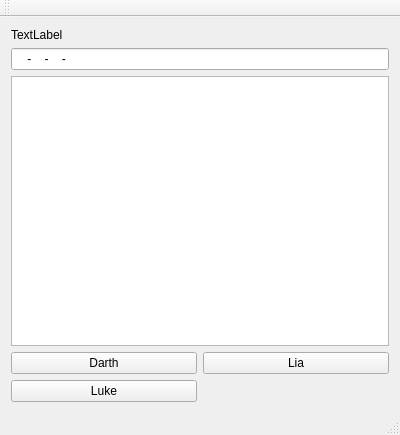
<?xml version="1.0" encoding="UTF-8"?>
<ui version="4.0">
 <class>MainWindow</class>
 <widget class="QMainWindow" name="MainWindow">
  <property name="geometry">
   <rect>
    <x>0</x>
    <y>0</y>
    <width>400</width>
    <height>435</height>
   </rect>
  </property>
  <property name="windowTitle">
   <string>MainWindow</string>
  </property>
  <widget class="QWidget" name="centralWidget">
   <layout class="QGridLayout" name="gridLayout">
    <item row="0" column="0" colspan="2">
     <widget class="QLabel" name="label">
      <property name="text">
       <string>TextLabel</string>
      </property>
     </widget>
    </item>
    <item row="1" column="0" colspan="2">
     <widget class="QLineEdit" name="lineEdit">
      <property name="inputMask">
       <string>0000-0000-0000-0000; </string>
      </property>
     </widget>
    </item>
    <item row="2" column="0" colspan="2">
     <widget class="QTextEdit" name="textEdit"/>
    </item>
    <item row="3" column="0">
     <widget class="QPushButton" name="pushButton">
      <property name="text">
       <string>Darth</string>
      </property>
     </widget>
    </item>
    <item row="3" column="1">
     <widget class="QPushButton" name="pushButton_3">
      <property name="text">
       <string>Lia</string>
      </property>
     </widget>
    </item>
    <item row="4" column="0">
     <widget class="QPushButton" name="pushButton_2">
      <property name="text">
       <string>Luke</string>
      </property>
     </widget>
    </item>
   </layout>
  </widget>
  <widget class="QMenuBar" name="menuBar">
   <property name="geometry">
    <rect>
     <x>0</x>
     <y>0</y>
     <width>400</width>
     <height>22</height>
    </rect>
   </property>
  </widget>
  <widget class="QToolBar" name="mainToolBar">
   <attribute name="toolBarArea">
    <enum>TopToolBarArea</enum>
   </attribute>
   <attribute name="toolBarBreak">
    <bool>false</bool>
   </attribute>
  </widget>
  <widget class="QStatusBar" name="statusBar"/>
 </widget>
 <layoutdefault spacing="6" margin="11"/>
 <resources/>
 <connections/>
</ui>
